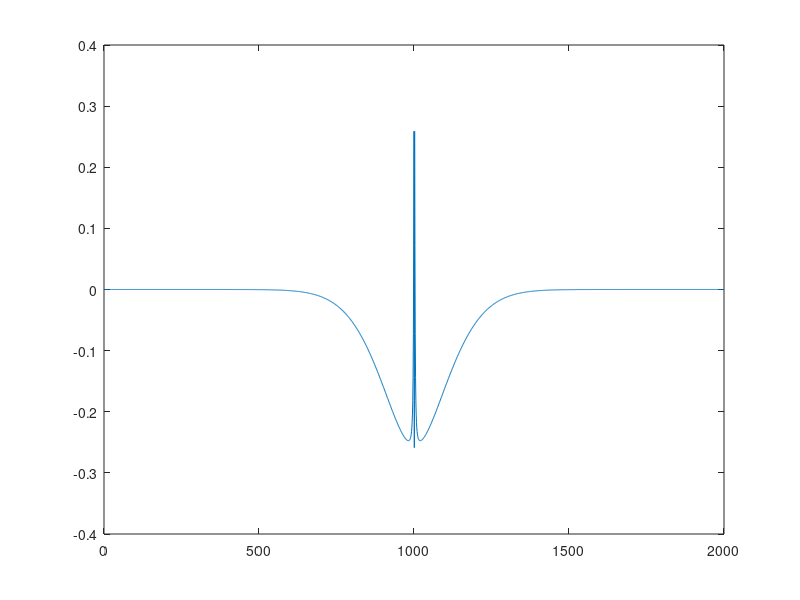
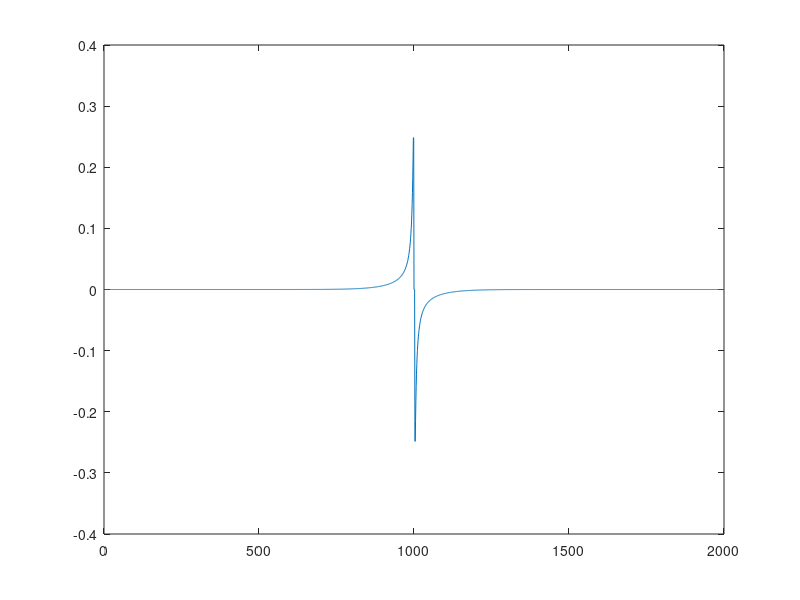
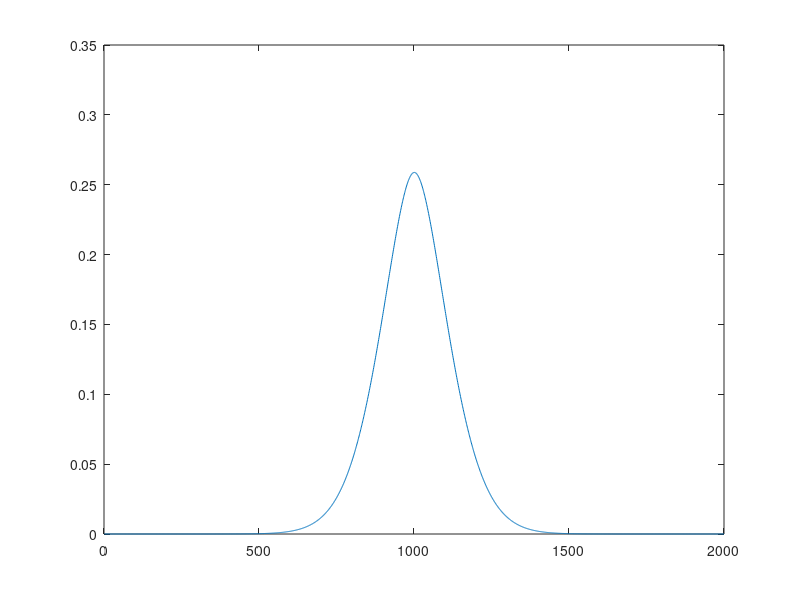
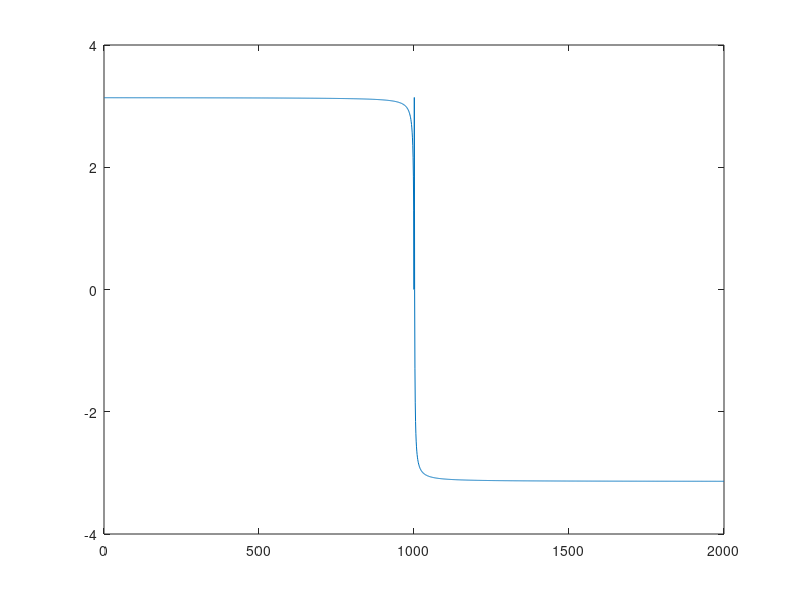

MATLAB code for these plots, in order:
#3
n = 2000;

#4
a = -10;
b = 10;
h = (b-a)/n;
x = (a:h:b);
size(x)
x(end) = [];
size(x)

#5
f = airy(1,-x);

#6
#{
plot(x,f)
xlabel("x");
ylabel("y");
title("Funtion f(-x)");
#}
#7
f1 = airy(1, 2*(-x));
#{
plot(x, f1)
xlabel("x");
ylabel("y");
title("Funtion f(-2x)");
#}
f2 = airy(1, (-x + 5));
#{
plot(x, f2)
xlabel("x");
ylabel("y");
title("Funtion f(-x + 5)");
#}
#8
#{
plot(x(1: end/4), f(1: end/4))
xlabel("x");
ylabel("y");
title("First quarter f(-x)");

plot(x(end/4: end * 3/4), f(end/4: end * 3/4))
xlabel("x");
ylabel("y");
title("First quarter f(-x)");
#}
#9
domain = x > 0 & x < 7;
#{
plot(x(domain), f(domain))
xlabel("x");
ylabel("y");
title("Function f(-x) on the interval [0, 7]");
#}
#10
g = besselj(1,x);
#{
plot(x, g)
xlabel("x");
ylabel("y");
title("Funtion g");
#}
#11
s = f + g;
p = f.*g;

#12
#{
plot(x, f, "-;f(x);c")
hold on;
plot(x, g, "-.;g(x);r")
plot(x(1: 30: end), s(1: 30: end), ".<;f(x) + g(x); b")
plot(x(1: 30: end), p(1: 30: end), "--.<;f(x)g(x); m")
hold off;
#}
#13
#{
plot(x, real(f))
xlabel("x");
ylabel("y");
title("Real part of function f(x)");

plot(x, imag(f))
xlabel("x");
ylabel("y");
title("Image part of function f(x)");

plot(x, abs(f))
xlabel("x");
ylabel("y");
title("Amplitude of function f(x)");

plot(x, arg(f))
xlabel("x");
ylabel("y");
title("Phase of function f(x)");
#}
#14
h = f .* exp(1i * x);
#{
figure(1)
plot(x, real(h))
xlabel("x");
ylabel("y");
title("Real part of function h(x)");

figure(2)
plot(x, imag(h))
xlabel("x");
ylabel("y");
title("Image part of function h(x)");

figure(3)
plot(x, abs(h))
xlabel("x");
ylabel("y");
title("Amplitude of function h(x)");

figure(4)
plot(x, arg(h))
xlabel("x");
ylabel("y");
title("Phase of function h(x)");
#}
#15
F = g.'*f;
#{
figure(5);
imagesc(real(F));
colorbar;
colormap blue;
#}
f1 = f(end/4: end * 3/4);
g1 = g(end/4: end * 3/4);
F1 = g1.'*f1;
#{
figure(6);
imagesc(real(F1));
colorbar;
colormap blue;
#}
#16
y = x;
[X, Y] = meshgrid (x, y);
[F2, G2] = meshgrid (f, g);
G = Y.*F2 + X .*G2;
#{
figure(7);
imagesc(real(G));
colorbar;
colormap blue;
#}
#17
R = sqrt(X.^2 + Y.^2);
FI = atan2(X, Y);

#18
fr = airy(1, R);
H = fr.* exp(1i*4*FI);
#{
figure(10);
imagesc(real(H));
colorbar;
colormap blue;
#}
#{
figure(11);
imagesc(imag(H));
#}
#{
figure(12);
imagesc(abs(H));
colorbar;
colormap blue;
#}
#{
figure(13);
imagesc(arg(H));
colorbar;
colormap blue;
#}
#19
middle = H(end/2, :);

figure(14);
plot(real(middle));


figure(15);
plot(imag(middle));


figure(16);
plot(abs(middle));

figure(17);
plot(arg(middle));

